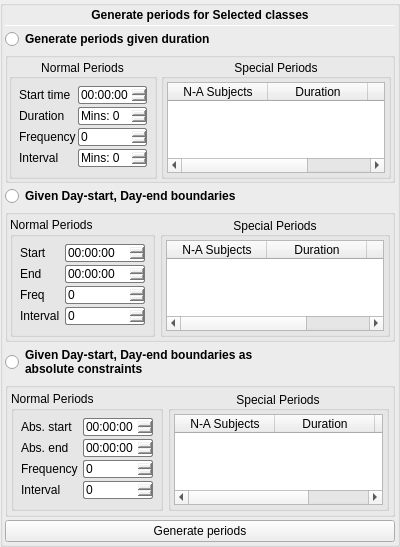
                   <widget class="QGroupBox" name="groupBox_53">
                    <property name="minimumSize">
                     <size>
                      <width>300</width>
                      <height>405</height>
                     </size>
                    </property>
                    <property name="maximumSize">
                     <size>
                      <width>400</width>
                      <height>16777215</height>
                     </size>
                    </property>
                    <property name="styleSheet">
                     <string notr="true">QLineEdit, QSpinBox, QTimeEdit{
	border-radius:2px;
	border: 0.5px solid #7a7a7a;
}</string>
                    </property>
                    <property name="title">
                     <string/>
                    </property>
                    <layout class="QVBoxLayout" name="verticalLayout_44">
                     <property name="spacing">
                      <number>3</number>
                     </property>
                     <property name="leftMargin">
                      <number>2</number>
                     </property>
                     <property name="topMargin">
                      <number>2</number>
                     </property>
                     <property name="rightMargin">
                      <number>2</number>
                     </property>
                     <property name="bottomMargin">
                      <number>2</number>
                     </property>
                     <item>
                      <widget class="QLabel" name="label_111">
                       <property name="font">
                        <font>
                         <pointsize>9</pointsize>
                         <weight>75</weight>
                         <bold>true</bold>
                        </font>
                       </property>
                       <property name="text">
                        <string>Generate periods for Selected classes</string>
                       </property>
                       <property name="alignment">
                        <set>Qt::AlignCenter</set>
                       </property>
                       <property name="wordWrap">
                        <bool>true</bool>
                       </property>
                      </widget>
                     </item>
                     <item>
                      <widget class="Line" name="line_2">
                       <property name="maximumSize">
                        <size>
                         <width>16777215</width>
                         <height>1</height>
                        </size>
                       </property>
                       <property name="orientation">
                        <enum>Qt::Horizontal</enum>
                       </property>
                      </widget>
                     </item>
                     <item>
                      <widget class="QRadioButton" name="duration_radbtn">
                       <property name="font">
                        <font>
                         <weight>75</weight>
                         <bold>true</bold>
                        </font>
                       </property>
                       <property name="text">
                        <string>Generate periods given duration</string>
                       </property>
                      </widget>
                     </item>
                     <item>
                      <widget class="QGroupBox" name="duration_gbox">
                       <property name="title">
                        <string/>
                       </property>
                       <layout class="QHBoxLayout" name="horizontalLayout_8">
                        <property name="spacing">
                         <number>4</number>
                        </property>
                        <property name="leftMargin">
                         <number>1</number>
                        </property>
                        <property name="topMargin">
                         <number>1</number>
                        </property>
                        <property name="rightMargin">
                         <number>1</number>
                        </property>
                        <property name="bottomMargin">
                         <number>1</number>
                        </property>
                        <item>
                         <widget class="QGroupBox" name="groupBox_55">
                          <property name="minimumSize">
                           <size>
                            <width>135</width>
                            <height>0</height>
                           </size>
                          </property>
                          <property name="title">
                           <string>Normal Periods</string>
                          </property>
                          <property name="alignment">
                           <set>Qt::AlignCenter</set>
                          </property>
                          <layout class="QFormLayout" name="formLayout_8">
                           <property name="horizontalSpacing">
                            <number>2</number>
                           </property>
                           <property name="verticalSpacing">
                            <number>3</number>
                           </property>
                           <property name="leftMargin">
                            <number>7</number>
                           </property>
                           <property name="topMargin">
                            <number>7</number>
                           </property>
                           <property name="rightMargin">
                            <number>7</number>
                           </property>
                           <property name="bottomMargin">
                            <number>7</number>
                           </property>
                           <item row="0" column="0">
                            <widget class="QLabel" name="label_90">
                             <property name="toolTip">
                              <string>&lt;html&gt;&lt;head/&gt;&lt;body&gt;&lt;p&gt;The start time of the first period.&lt;/p&gt;&lt;/body&gt;&lt;/html&gt;</string>
                             </property>
                             <property name="text">
                              <string>Start time</string>
                             </property>
                            </widget>
                           </item>
                           <item row="2" column="0">
                            <widget class="QLabel" name="label_91">
                             <property name="text">
                              <string>Duration</string>
                             </property>
                            </widget>
                           </item>
                           <item row="4" column="0">
                            <widget class="QLabel" name="label_92">
                             <property name="toolTip">
                              <string>&lt;html&gt;&lt;head/&gt;&lt;body&gt;&lt;p&gt;Number of periods&lt;/p&gt;&lt;/body&gt;&lt;/html&gt;</string>
                             </property>
                             <property name="text">
                              <string>Frequency</string>
                             </property>
                            </widget>
                           </item>
                           <item row="2" column="1">
                            <widget class="QSpinBox" name="duration_spinbox_2">
                             <property name="prefix">
                              <string>Mins: </string>
                             </property>
                            </widget>
                           </item>
                           <item row="4" column="1">
                            <widget class="QSpinBox" name="byduration_freq_2"/>
                           </item>
                           <item row="0" column="1">
                            <widget class="QTimeEdit" name="byduration_timeEdit_2">
                             <property name="readOnly">
                              <bool>false</bool>
                             </property>
                             <property name="buttonSymbols">
                              <enum>QAbstractSpinBox::UpDownArrows</enum>
                             </property>
                             <property name="accelerated">
                              <bool>false</bool>
                             </property>
                            </widget>
                           </item>
                           <item row="5" column="0">
                            <widget class="QLabel" name="label_88">
                             <property name="toolTip">
                              <string>Inter-period interval. A bit of breathing space between a period and the next (in minutes).</string>
                             </property>
                             <property name="text">
                              <string>Interval</string>
                             </property>
                            </widget>
                           </item>
                           <item row="5" column="1">
                            <widget class="QSpinBox" name="spinBox">
                             <property name="prefix">
                              <string>Mins: </string>
                             </property>
                            </widget>
                           </item>
                          </layout>
                         </widget>
                        </item>
                        <item>
                         <widget class="QGroupBox" name="groupBox_56">
                          <property name="maximumSize">
                           <size>
                            <width>230</width>
                            <height>120</height>
                           </size>
                          </property>
                          <property name="toolTip">
                           <string>&lt;html&gt;&lt;head/&gt;&lt;body&gt;&lt;p&gt;Handles the generation of special periods (like Recess or &amp;quot;Break&amp;quot;) and their insertion into the list of periods for the day.&lt;/p&gt;&lt;/body&gt;&lt;/html&gt;</string>
                          </property>
                          <property name="title">
                           <string>Special Periods</string>
                          </property>
                          <property name="alignment">
                           <set>Qt::AlignCenter</set>
                          </property>
                          <layout class="QVBoxLayout" name="verticalLayout_54">
                           <property name="spacing">
                            <number>1</number>
                           </property>
                           <property name="leftMargin">
                            <number>3</number>
                           </property>
                           <property name="topMargin">
                            <number>3</number>
                           </property>
                           <property name="rightMargin">
                            <number>3</number>
                           </property>
                           <property name="bottomMargin">
                            <number>3</number>
                           </property>
                           <item>
                            <widget class="QTableWidget" name="tableWidget">
                             <column>
                              <property name="text">
                               <string>N-A Subjects</string>
                              </property>
                              <property name="toolTip">
                               <string>Non-academic subjects</string>
                              </property>
                             </column>
                             <column>
                              <property name="text">
                               <string>Duration</string>
                              </property>
                              <property name="toolTip">
                               <string>Duration in Minutes</string>
                              </property>
                             </column>
                             <column>
                              <property name="text">
                               <string>Position</string>
                              </property>
                              <property name="toolTip">
                               <string>Comma-seperated numbers (for more than one position) for where this period should lie.
E.g. 2 implies this period should occupy the 2nd period.
2,3 implies 2nd and 3rd periods.</string>
                              </property>
                             </column>
                            </widget>
                           </item>
                          </layout>
                         </widget>
                        </item>
                       </layout>
                      </widget>
                     </item>
                     <item>
                      <widget class="QRadioButton" name="day_startend_radbtn">
                       <property name="font">
                        <font>
                         <weight>75</weight>
                         <bold>true</bold>
                        </font>
                       </property>
                       <property name="text">
                        <string>Given Day-start, Day-end boundaries</string>
                       </property>
                      </widget>
                     </item>
                     <item>
                      <widget class="QGroupBox" name="day_startend_gbox">
                       <property name="toolTip">
                        <string>&lt;html&gt;&lt;head/&gt;&lt;body&gt;&lt;p&gt;Generates periods of equal duration of a certain number between the start and end times.&lt;/p&gt;&lt;p&gt;The addition of special periods makes the list spill beyond the end period.&lt;/p&gt;&lt;p&gt;This is useful when a certain total duration of normal periods is required, with the special periods just occupying space in the list of periods for that day.&lt;/p&gt;&lt;/body&gt;&lt;/html&gt;</string>
                       </property>
                       <property name="title">
                        <string/>
                       </property>
                       <property name="alignment">
                        <set>Qt::AlignCenter</set>
                       </property>
                       <layout class="QHBoxLayout" name="horizontalLayout_21">
                        <property name="spacing">
                         <number>5</number>
                        </property>
                        <property name="leftMargin">
                         <number>2</number>
                        </property>
                        <property name="topMargin">
                         <number>2</number>
                        </property>
                        <property name="rightMargin">
                         <number>2</number>
                        </property>
                        <property name="bottomMargin">
                         <number>2</number>
                        </property>
                        <item>
                         <widget class="QGroupBox" name="groupBox_58">
                          <property name="minimumSize">
                           <size>
                            <width>125</width>
                            <height>0</height>
                           </size>
                          </property>
                          <property name="title">
                           <string>Normal Periods</string>
                          </property>
                          <layout class="QFormLayout" name="formLayout_9">
                           <property name="horizontalSpacing">
                            <number>5</number>
                           </property>
                           <property name="verticalSpacing">
                            <number>3</number>
                           </property>
                           <property name="leftMargin">
                            <number>7</number>
                           </property>
                           <property name="topMargin">
                            <number>7</number>
                           </property>
                           <property name="rightMargin">
                            <number>7</number>
                           </property>
                           <property name="bottomMargin">
                            <number>7</number>
                           </property>
                           <item row="0" column="0">
                            <widget class="QLabel" name="label_96">
                             <property name="text">
                              <string>Start</string>
                             </property>
                            </widget>
                           </item>
                           <item row="0" column="1">
                            <widget class="QTimeEdit" name="timeEdit_5"/>
                           </item>
                           <item row="1" column="0">
                            <widget class="QLabel" name="label_97">
                             <property name="text">
                              <string>End</string>
                             </property>
                            </widget>
                           </item>
                           <item row="1" column="1">
                            <widget class="QTimeEdit" name="timeEdit_6"/>
                           </item>
                           <item row="2" column="0">
                            <widget class="QLabel" name="label_98">
                             <property name="toolTip">
                              <string>&lt;html&gt;&lt;head/&gt;&lt;body&gt;&lt;p&gt;Number of periods&lt;/p&gt;&lt;/body&gt;&lt;/html&gt;</string>
                             </property>
                             <property name="text">
                              <string>Freq</string>
                             </property>
                            </widget>
                           </item>
                           <item row="2" column="1">
                            <widget class="QSpinBox" name="spinBox_11"/>
                           </item>
                           <item row="3" column="0">
                            <widget class="QLabel" name="label_118">
                             <property name="toolTip">
                              <string>Inter-period interval. A bit of breathing space between a period and the next (in minutes).</string>
                             </property>
                             <property name="text">
                              <string>Interval</string>
                             </property>
                            </widget>
                           </item>
                           <item row="3" column="1">
                            <widget class="QSpinBox" name="spinBox_2"/>
                           </item>
                          </layout>
                         </widget>
                        </item>
                        <item>
                         <widget class="QGroupBox" name="groupBox_59">
                          <property name="maximumSize">
                           <size>
                            <width>230</width>
                            <height>120</height>
                           </size>
                          </property>
                          <property name="toolTip">
                           <string>&lt;html&gt;&lt;head/&gt;&lt;body&gt;&lt;p&gt;Handles the generation of special periods (like Recess or &amp;quot;Break&amp;quot;) and their insertion into the list of periods for the day.&lt;/p&gt;&lt;/body&gt;&lt;/html&gt;</string>
                          </property>
                          <property name="title">
                           <string>Special Periods</string>
                          </property>
                          <property name="alignment">
                           <set>Qt::AlignCenter</set>
                          </property>
                          <layout class="QVBoxLayout" name="verticalLayout_56">
                           <property name="spacing">
                            <number>1</number>
                           </property>
                           <property name="leftMargin">
                            <number>3</number>
                           </property>
                           <property name="topMargin">
                            <number>3</number>
                           </property>
                           <property name="rightMargin">
                            <number>3</number>
                           </property>
                           <property name="bottomMargin">
                            <number>3</number>
                           </property>
                           <item>
                            <widget class="QTableWidget" name="tableWidget_2">
                             <property name="maximumSize">
                              <size>
                               <width>16777215</width>
                               <height>16777215</height>
                              </size>
                             </property>
                             <column>
                              <property name="text">
                               <string>N-A Subjects</string>
                              </property>
                              <property name="toolTip">
                               <string>Non-academic subjects</string>
                              </property>
                             </column>
                             <column>
                              <property name="text">
                               <string>Duration</string>
                              </property>
                              <property name="toolTip">
                               <string>Duration in Minutes</string>
                              </property>
                             </column>
                             <column>
                              <property name="text">
                               <string>Position</string>
                              </property>
                              <property name="toolTip">
                               <string>Comma-seperated numbers (for more than one position) for where this period should lie.
E.g. 2 implies this period should occupy the 2nd period.
2,3 implies 2nd and 3rd periods.</string>
                              </property>
                             </column>
                            </widget>
                           </item>
                          </layout>
                         </widget>
                        </item>
                       </layout>
                      </widget>
                     </item>
                     <item>
                      <widget class="QRadioButton" name="abs_day_startend_radbtn">
                       <property name="font">
                        <font>
                         <weight>75</weight>
                         <bold>true</bold>
                        </font>
                       </property>
                       <property name="text">
                        <string>Given Day-start, Day-end boundaries as
absolute constraints</string>
                       </property>
                       <property name="checkable">
                        <bool>true</bool>
                       </property>
                      </widget>
                     </item>
                     <item>
                      <widget class="QGroupBox" name="abs_startend_gbox">
                       <property name="title">
                        <string/>
                       </property>
                       <property name="alignment">
                        <set>Qt::AlignCenter</set>
                       </property>
                       <layout class="QHBoxLayout" name="horizontalLayout_20">
                        <property name="spacing">
                         <number>5</number>
                        </property>
                        <property name="leftMargin">
                         <number>3</number>
                        </property>
                        <property name="topMargin">
                         <number>3</number>
                        </property>
                        <property name="rightMargin">
                         <number>3</number>
                        </property>
                        <property name="bottomMargin">
                         <number>3</number>
                        </property>
                        <item>
                         <widget class="QGroupBox" name="groupBox_61">
                          <property name="title">
                           <string>Normal Periods</string>
                          </property>
                          <layout class="QFormLayout" name="formLayout_10">
                           <property name="horizontalSpacing">
                            <number>5</number>
                           </property>
                           <property name="verticalSpacing">
                            <number>3</number>
                           </property>
                           <property name="leftMargin">
                            <number>7</number>
                           </property>
                           <property name="topMargin">
                            <number>7</number>
                           </property>
                           <property name="rightMargin">
                            <number>7</number>
                           </property>
                           <property name="bottomMargin">
                            <number>7</number>
                           </property>
                           <item row="0" column="0">
                            <widget class="QLabel" name="label_104">
                             <property name="text">
                              <string>Abs. start</string>
                             </property>
                            </widget>
                           </item>
                           <item row="0" column="1">
                            <widget class="QTimeEdit" name="timeEdit_7"/>
                           </item>
                           <item row="1" column="0">
                            <widget class="QLabel" name="label_105">
                             <property name="text">
                              <string>Abs. end</string>
                             </property>
                            </widget>
                           </item>
                           <item row="1" column="1">
                            <widget class="QTimeEdit" name="timeEdit_8"/>
                           </item>
                           <item row="2" column="0">
                            <widget class="QLabel" name="label_106">
                             <property name="toolTip">
                              <string>&lt;html&gt;&lt;head/&gt;&lt;body&gt;&lt;p&gt;Number of periods&lt;/p&gt;&lt;/body&gt;&lt;/html&gt;</string>
                             </property>
                             <property name="text">
                              <string>Frequency</string>
                             </property>
                            </widget>
                           </item>
                           <item row="2" column="1">
                            <widget class="QSpinBox" name="spinBox_12"/>
                           </item>
                           <item row="3" column="0">
                            <widget class="QLabel" name="label_119">
                             <property name="toolTip">
                              <string>Inter-period interval. A bit of breathing space between a period and the next (in minutes).</string>
                             </property>
                             <property name="text">
                              <string>Interval</string>
                             </property>
                            </widget>
                           </item>
                           <item row="3" column="1">
                            <widget class="QSpinBox" name="spinBox_14"/>
                           </item>
                          </layout>
                         </widget>
                        </item>
                        <item>
                         <widget class="QGroupBox" name="groupBox_62">
                          <property name="maximumSize">
                           <size>
                            <width>230</width>
                            <height>120</height>
                           </size>
                          </property>
                          <property name="toolTip">
                           <string>&lt;html&gt;&lt;head/&gt;&lt;body&gt;&lt;p&gt;Handles the generation of special periods (like Recess or &amp;quot;Break&amp;quot;) and their insertion into the list of periods for the day.&lt;/p&gt;&lt;/body&gt;&lt;/html&gt;</string>
                          </property>
                          <property name="title">
                           <string>Special Periods</string>
                          </property>
                          <property name="alignment">
                           <set>Qt::AlignCenter</set>
                          </property>
                          <layout class="QVBoxLayout" name="verticalLayout_57">
                           <property name="spacing">
                            <number>1</number>
                           </property>
                           <property name="leftMargin">
                            <number>3</number>
                           </property>
                           <property name="topMargin">
                            <number>3</number>
                           </property>
                           <property name="rightMargin">
                            <number>3</number>
                           </property>
                           <property name="bottomMargin">
                            <number>3</number>
                           </property>
                           <item>
                            <widget class="QTableWidget" name="tableWidget_3">
                             <column>
                              <property name="text">
                               <string>N-A Subjects</string>
                              </property>
                              <property name="toolTip">
                               <string>Non-academic subjects</string>
                              </property>
                             </column>
                             <column>
                              <property name="text">
                               <string>Duration</string>
                              </property>
                              <property name="toolTip">
                               <string>Duration in Minutes</string>
                              </property>
                             </column>
                             <column>
                              <property name="text">
                               <string>Position</string>
                              </property>
                              <property name="toolTip">
                               <string>Comma-seperated numbers (for more than one position) for where this period should lie.
E.g. 2 implies this period should occupy the 2nd period.
2,3 implies 2nd and 3rd periods.</string>
                              </property>
                             </column>
                            </widget>
                           </item>
                          </layout>
                         </widget>
                        </item>
                       </layout>
                      </widget>
                     </item>
                     <item>
                      <widget class="QPushButton" name="pushButton_3">
                       <property name="text">
                        <string>Generate periods</string>
                       </property>
                      </widget>
                     </item>
                    </layout>
                   </widget>
